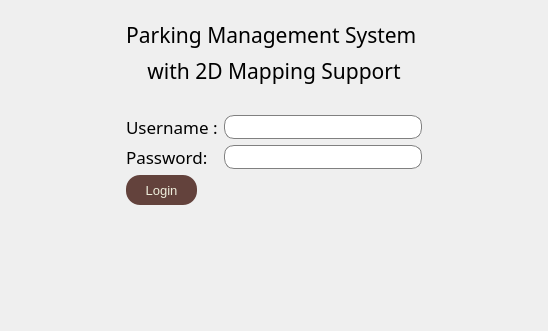
         <widget class="QWidget" name="tab">
          <attribute name="title">
           <string>Login</string>
          </attribute>
          <layout class="QGridLayout" name="gridLayout">
           <item row="2" column="1">
            <widget class="QWidget" name="widget_6" native="true">
             <property name="minimumSize">
              <size>
               <width>0</width>
               <height>100</height>
              </size>
             </property>
            </widget>
           </item>
           <item row="1" column="2">
            <widget class="QWidget" name="widget_5" native="true">
             <property name="minimumSize">
              <size>
               <width>100</width>
               <height>0</height>
              </size>
             </property>
            </widget>
           </item>
           <item row="1" column="1">
            <widget class="QWidget" name="widget" native="true">
             <layout class="QFormLayout" name="formLayout">
              <item row="3" column="0" colspan="2">
               <widget class="QLabel" name="label_6">
                <property name="minimumSize">
                 <size>
                  <width>200</width>
                  <height>0</height>
                 </size>
                </property>
                <property name="font">
                 <font>
                  <family>Segoe UI Light</family>
                  <pointsize>16</pointsize>
                 </font>
                </property>
                <property name="text">
                 <string>Parking Management System </string>
                </property>
                <property name="alignment">
                 <set>Qt::AlignCenter</set>
                </property>
               </widget>
              </item>
              <item row="5" column="0" colspan="2">
               <widget class="QLabel" name="label_9">
                <property name="minimumSize">
                 <size>
                  <width>200</width>
                  <height>0</height>
                 </size>
                </property>
                <property name="font">
                 <font>
                  <pointsize>11</pointsize>
                 </font>
                </property>
                <property name="text">
                 <string/>
                </property>
                <property name="alignment">
                 <set>Qt::AlignCenter</set>
                </property>
               </widget>
              </item>
              <item row="6" column="0">
               <widget class="QLabel" name="label">
                <property name="font">
                 <font>
                  <family>Segoe UI Light</family>
                  <pointsize>13</pointsize>
                 </font>
                </property>
                <property name="text">
                 <string>Username :</string>
                </property>
               </widget>
              </item>
              <item row="6" column="1">
               <widget class="QLineEdit" name="login_username">
                <property name="font">
                 <font>
                  <family>Segoe UI</family>
                  <pointsize>13</pointsize>
                 </font>
                </property>
                <property name="styleSheet">
                 <string notr="true">background-color: rgb(255, 255, 255);
border : 1 solid gray;
border-radius : 10;</string>
                </property>
               </widget>
              </item>
              <item row="7" column="0">
               <widget class="QLabel" name="label_2">
                <property name="font">
                 <font>
                  <family>Segoe UI Light</family>
                  <pointsize>13</pointsize>
                 </font>
                </property>
                <property name="text">
                 <string>Password: </string>
                </property>
               </widget>
              </item>
              <item row="7" column="1">
               <widget class="QLineEdit" name="login_password">
                <property name="font">
                 <font>
                  <family>Segoe UI</family>
                  <pointsize>13</pointsize>
                 </font>
                </property>
                <property name="styleSheet">
                 <string notr="true">background-color: rgb(255, 255, 255);
border : 1 solid gray;
border-radius : 10;</string>
                </property>
                <property name="echoMode">
                 <enum>QLineEdit::Password</enum>
                </property>
               </widget>
              </item>
              <item row="8" column="0">
               <widget class="QPushButton" name="login_button">
                <property name="minimumSize">
                 <size>
                  <width>71</width>
                  <height>30</height>
                 </size>
                </property>
                <property name="maximumSize">
                 <size>
                  <width>71</width>
                  <height>30</height>
                 </size>
                </property>
                <property name="font">
                 <font>
                  <family>Segoe UI</family>
                  <pointsize>10</pointsize>
                 </font>
                </property>
                <property name="styleSheet">
                 <string notr="true">color: rgb(238, 238, 220);
background-color: rgb(99, 66, 60);

border-radius : 14;
</string>
                </property>
                <property name="text">
                 <string>Login</string>
                </property>
                <property name="flat">
                 <bool>false</bool>
                </property>
               </widget>
              </item>
              <item row="4" column="0" colspan="2">
               <widget class="QLabel" name="label_7">
                <property name="minimumSize">
                 <size>
                  <width>200</width>
                  <height>0</height>
                 </size>
                </property>
                <property name="font">
                 <font>
                  <family>Segoe UI Light</family>
                  <pointsize>16</pointsize>
                 </font>
                </property>
                <property name="text">
                 <string>with 2D Mapping Support</string>
                </property>
                <property name="alignment">
                 <set>Qt::AlignCenter</set>
                </property>
               </widget>
              </item>
             </layout>
            </widget>
           </item>
           <item row="1" column="0">
            <widget class="QWidget" name="widget_3" native="true">
             <property name="minimumSize">
              <size>
               <width>100</width>
               <height>0</height>
              </size>
             </property>
             <widget class="QPushButton" name="pushButton">
              <property name="geometry">
               <rect>
                <x>0</x>
                <y>0</y>
                <width>100</width>
                <height>100</height>
               </rect>
              </property>
              <property name="minimumSize">
               <size>
                <width>100</width>
                <height>100</height>
               </size>
              </property>
              <property name="maximumSize">
               <size>
                <width>100</width>
                <height>100</height>
               </size>
              </property>
              <property name="text">
               <string/>
              </property>
              <property name="icon">
               <iconset resource="icons.qrc">
                <normaloff>:/icons/logo.jpg</normaloff>
                <disabledoff>:/icons/logo.jpg</disabledoff>
                <disabledon>:/icons/logo.jpg</disabledon>:/icons/logo.jpg</iconset>
              </property>
              <property name="iconSize">
               <size>
                <width>80</width>
                <height>80</height>
               </size>
              </property>
              <property name="flat">
               <bool>true</bool>
              </property>
             </widget>
            </widget>
           </item>
          </layout>
         </widget>
